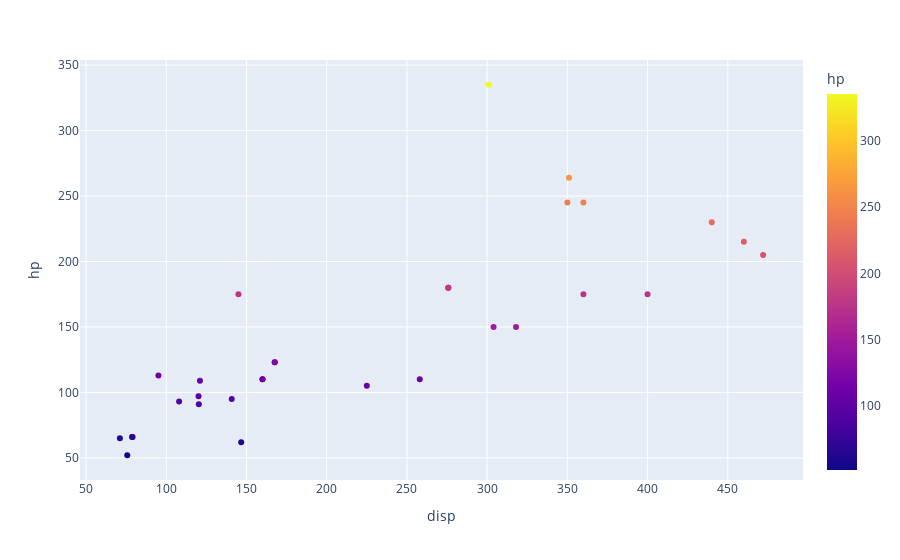

This figure's notebook cell:
### Code cell
import plotly.express as px
fig = px.scatter(df, x="disp", y="hp", color="hp", hover_name='index')
fig.show()

### Figure 1 — Plotly figure (JSON) as saved in the notebook; plotly's stock layout.template omitted (floating-point values rounded to 4 significant figures)
{"data": [{"hovertemplate": "<b>%{hovertext}</b><br><br>disp=%{x}<br>hp=%{marker.color}<extra></extra>", "hovertext": ["Mazda RX4", "Mazda RX4 Wag", "Datsun 710", "Hornet 4 Drive", "Hornet Sportabout", "Valiant", "Duster 360", "Merc 240D", "Merc 230", "Merc 280", "Merc 280C", "Merc 450SE", "Merc 450SL", "Merc 450SLC", "Cadillac Fleetwood", "Lincoln Continental", "Chrysler Imperial", "Fiat 128", "Honda Civic", "Toyota Corolla", "Toyota Corona", "Dodge Challenger", "AMC Javelin", "Camaro Z28", "Pontiac Firebird", "Fiat X1-9", "Porsche 914-2", "Lotus Europa", "Ford Pantera L", "Ferrari Dino", "Maserati Bora", "Volvo 142E"], "legendgroup": "", "marker": {"color": [110, 110, 93, 110, 175, 105, 245, 62, 95, 123, 123, 180, 180, 180, 205, 215, 230, 66, 52, 65, 97, 150, 150, 245, 175, 66, 91, 113, 264, 175, 335, 109], "coloraxis": "coloraxis", "symbol": "circle"}, "mode": "markers", "name": "", "orientation": "v", "showlegend": false, "type": "scatter", "x": [160, 160, 108, 258, 360, 225, 360, 146.7, 140.8, 167.6, 167.6, 275.8, 275.8, 275.8, 472, 460, 440, 78.7, 75.7, 71.1, 120.1, 318, 304, 350, 400, 79, 120.3, 95.1, 351, 145, 301, 121], "xaxis": "x", "y": [110, 110, 93, 110, 175, 105, 245, 62, 95, 123, 123, 180, 180, 180, 205, 215, 230, 66, 52, 65, 97, 150, 150, 245, 175, 66, 91, 113, 264, 175, 335, 109], "yaxis": "y"}], "layout": {"coloraxis": {"colorbar": {"title": {"text": "hp"}}, "colorscale": [[0, "#0d0887"], [0.1111, "#46039f"], [0.2222, "#7201a8"], [0.3333, "#9c179e"], [0.4444, "#bd3786"], [0.5556, "#d8576b"], [0.6667, "#ed7953"], [0.7778, "#fb9f3a"], [0.8889, "#fdca26"], [1, "#f0f921"]]}, "legend": {"tracegroupgap": 0}, "margin": {"t": 60}, "xaxis": {"anchor": "y", "domain": [0, 1], "title": {"text": "disp"}}, "yaxis": {"anchor": "x", "domain": [0, 1], "title": {"text": "hp"}}}}
